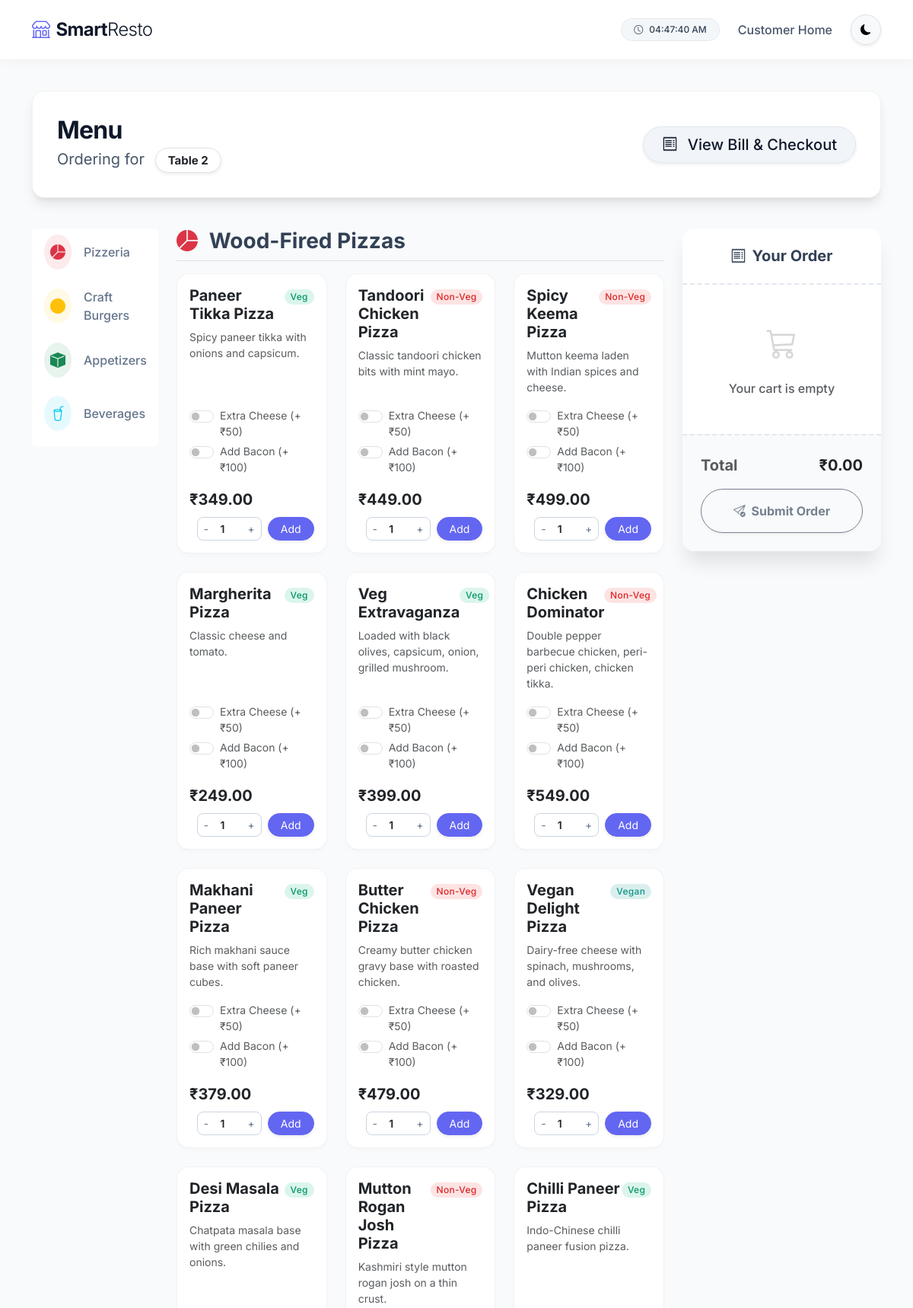
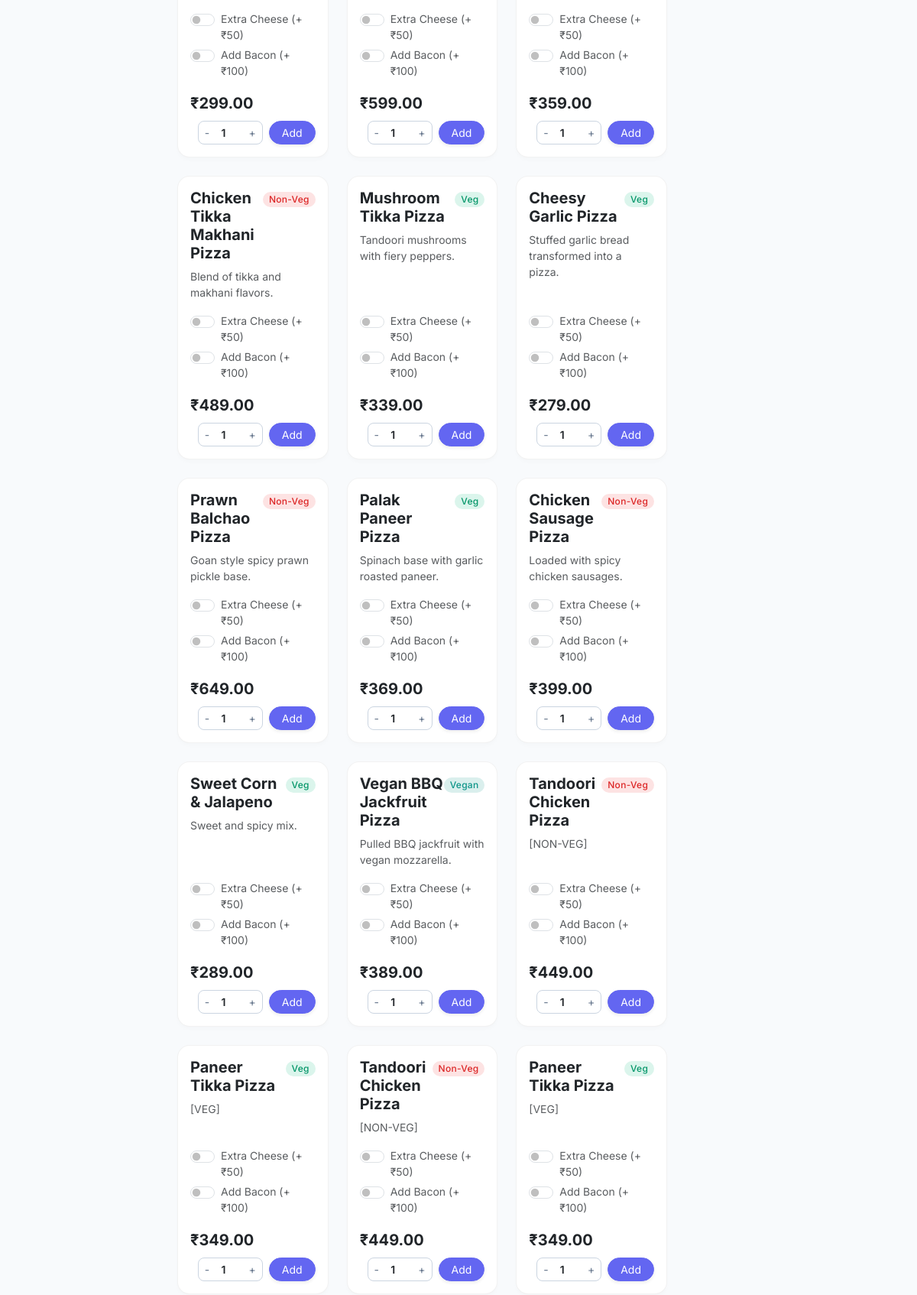
The page /menu/2/ (upper part) on the database its author committed (2 pictures, top to bottom).
### restaurant/models.py (models this page shows, shortened)
class RestaurantTable(models.Model):
    table_number = models.IntegerField(unique=True)
    is_occupied = models.BooleanField(default=False)

class MenuItem(models.Model):
    ITEM_TYPES = [
        ('VEG', 'Vegetarian'),
        ('NON_VEG', 'Non-Vegetarian'),
        ('VEGAN', 'Vegan'),
    ]
    name = models.CharField(max_length=100)
    price = models.DecimalField(max_digits=8, decimal_places=2)
    item_type = models.CharField(max_length=20, choices=ITEM_TYPES)
    description = models.TextField(blank=True)

### restaurant/views.py (the view)
# urls.py: path('menu/<int:table_id>/', views.menu_view, name='menu_page'),
def menu_view(request, table_id):
    table = get_object_or_404(RestaurantTable, table_number=table_id)
    from restaurant.models import MenuItem # Local import to avoid cyclic issues at top if any
    items = MenuItem.objects.all()
    pizzas = [item for item in items if 'Pizza' in item.name or 'Extravaganza' in item.name or 'Dominator' in item.name or 'Sweet Corn' in item.name]
    burgers = [item for item in items if 'Burger' in item.name or 'Mac' in item.name]
    sides = [item for item in items if 'Fries' in item.name or 'Wings' in item.name or 'Bread' in item.name or 'Kebab' in item.name or 'Rings' in item.name or 'Poppers' in item.name or 'Nuggets' in item.name or 'Samosa' in item.name or 'Wedges' in item.name or 'Skewers' in item.name]
    beverages = [item for item in items if item not in pizzas and item not in burgers and item not in sides]
    veg_items = items.filter(item_type='VEG')
    non_veg_items = items.filter(item_type='NON_VEG')
    vegan_items = items.filter(item_type='VEGAN')
    return render(request, 'restaurant/menu.html', {
        'table': table,
        'pizzas': pizzas,
        'burgers': burgers,
        'sides': sides,
        'beverages': beverages,
        'veg_items': veg_items,
        'non_veg_items': non_veg_items,
        'vegan_items': vegan_items
    })

### restaurant/templates/restaurant/menu.html (shortened to what this page needs)
{% extends 'restaurant/base.html' %}
{% block content %}
<div class="toast-container position-fixed top-0 end-0 p-4 mt-5" style="z-index: 1060;">
</div>
<div class="menu-header d-flex flex-column flex-md-row justify-content-between align-items-md-center sticky-top"
    style="top: 1rem; z-index: 1040;">
    <div class="mb-3 mb-md-0">
        <h2 class="fw-bolder mb-1" style="letter-spacing: -0.025em;">Menu</h2>
        <p class="menu-subtitle mb-0 mt-1 fs-5">Ordering for <span
                class="badge bg-white text-dark ms-2 rounded-pill px-3 py-2 shadow-sm border">Table {{table.table_number}}</span></p>
    </div>
    <div>
        <a href="{% url 'payment_page' table.table_number %}"
            class="btn menu-header-btn btn-lg rounded-pill shadow-sm fw-medium px-4"
            onclick="showGlobalSpinner('Generating Bill...')">
            <i class="bi bi-receipt me-2"></i> View Bill & Checkout
        </a>
    </div>
</div>
<div class="row">
    <div class="col-lg-2 mb-4">
        <div class="sticky-top bg-white rounded" style="top: 100px; z-index: 1030;">
            <div
                class="list-group list-group-horizontal-lg flex-lg-column nav-pills-custom overflow-auto mobile-scroll-nav pb-1">
                <a href="#pizzas" class="list-group-item list-group-item-action d-flex align-items-center">
                    <div class="rounded-circle bg-danger bg-opacity-10 p-2 me-3 d-none d-lg-block"><i
                            class="bi bi-pie-chart-fill text-danger fs-5"></i></div> Pizzeria
                </a>
                <a href="#burgers" class="list-group-item list-group-item-action d-flex align-items-center">
                    <div class="rounded-circle bg-warning bg-opacity-10 p-2 me-3 d-none d-lg-block"><i
                            class="bi bi-circle-fill text-warning fs-5"></i></div> Craft Burgers
                </a>
                <a href="#sides" class="list-group-item list-group-item-action d-flex align-items-center">
                    <div class="rounded-circle bg-success bg-opacity-10 p-2 me-3 d-none d-lg-block"><i
                            class="bi bi-box-fill text-success fs-5"></i></div> Appetizers
                </a>
                <a href="#beverages" class="list-group-item list-group-item-action d-flex align-items-center">
                    <div class="rounded-circle bg-info bg-opacity-10 p-2 me-3 d-none d-lg-block"><i
                            class="bi bi-cup-straw text-info fs-5"></i></div> Beverages
                </a>
            </div>
        </div>
    </div>
    <div class="col-lg-7 mb-4">
        {% if pizzas %}
        <div id="pizzas" class="mb-5">
            <h3 class="fw-bold mb-3 border-bottom pb-2"><i class="bi bi-pie-chart-fill text-danger me-2"></i> Wood-Fired
                Pizzas</h3>
            <div class="row row-cols-1 row-cols-md-2 row-cols-xl-3 g-4">
                {% for item in pizzas %}
                <div class="col">
                    <div class="card h-100 item-card">
                        <div class="card-body d-flex flex-column">
                            <div class="d-flex justify-content-between align-items-start mb-2">
                                <h5 class="card-title fw-bold text-dark mb-0">{{ item.name }}</h5>
                                <div>
                                    {% if item.item_type == 'VEG' %}<span
                                        class="badge badge-custom badge-veg">Veg</span>
                                    {% elif item.item_type == 'NON_VEG' %}<span
                                        class="badge badge-custom badge-nonveg">Non-Veg</span>
                                    {% else %}<span class="badge badge-custom badge-vegan">Vegan</span>{% endif %}
                                </div>
                            </div>
                            <p class="card-text text-muted small flex-grow-1">{{ item.description }}</p>
                            <div class="form-check form-switch mb-1">
                                <input class="form-check-input cheese-switch" type="checkbox" id="cheese_{{ item.id }}">
                                <label class="form-check-label small text-muted" for="cheese_{{ item.id }}">Extra Cheese
                                    (+₹50)</label>
                            </div>
                            <div class="form-check form-switch mb-3">
                                <input class="form-check-input bacon-switch" type="checkbox" id="bacon_{{ item.id }}">
                                <label class="form-check-label small text-muted" for="bacon_{{ item.id }}">Add Bacon
                                    (+₹100)</label>
                            </div>
                            <div class="mt-auto d-flex justify-content-between align-items-center flex-wrap gap-2">
                                <span class="fs-5 fw-bold text-dark">₹{{ item.price }}</span>
                                <div
                                    class="d-flex align-items-center flex-wrap gap-2 mt-2 mt-sm-0 w-100 justify-content-end">
                                    <div class="input-group input-group-sm input-group-seamless" style="width: 85px;">
                                        <button class="btn px-2" type="button"
                                            onclick="var inp = document.getElementById('qty_{{ item.id }}'); if(inp.value > 1) inp.value--;">-</button>
                                        <input type="number" class="form-control text-center px-0"
                                            id="qty_{{ item.id }}" value="1" min="1" readonly>
                                        <button class="btn px-2" type="button"
                                            onclick="document.getElementById('qty_{{ item.id }}').value++;">+</button>
                                    </div>
                                    <button class="btn btn-primary-pill btn-sm rounded-pill px-3 order-btn shadow-sm"
                                        data-id="{{ item.id }}" data-name="{{ item.name }}"
                                        data-price="{{ item.price }}" data-type="{{ item.item_type }}">
                                        Add
                                    </button>
                                </div>
                            </div>
                        </div>
                    </div>
                </div>
                {% endfor %}
            </div>
        </div>
        {% endif %}
    </div>
    <div class="col-lg-3">
        <div class="sticky-top" style="top: 100px; z-index: 1020;">
            <div class="cart-receipt">
                <div class="cart-receipt-header text-center">
                    <h5 class="fw-bolder mb-0"><i class="bi bi-receipt me-2"></i>Your Order</h5>
                </div>
                <div class="card-body p-0">
                    <ul id="cartItemsList" class="list-group list-group-flush"
                        style="max-height: 400px; overflow-y: auto;">
                        <li class="list-group-item text-center text-muted py-5" id="emptyCartMsg"
                            style="background: transparent;">
                            <i class="bi bi-cart3 fs-1 opacity-25 mb-3 d-block"></i>
                            <span class="fw-medium">Your cart is empty</span>
                        </li>
                    </ul>
                </div>
                <div class="cart-receipt-footer">
                    <div class="d-flex justify-content-between align-items-center fw-bolder mb-3 fs-5">
                        <span class="text-muted">Total</span>
                        <span id="cartTotalDisplay" class="text-dark">₹0.00</span>
                    </div>
                    <button class="btn btn-primary-pill w-100 fw-bold py-3 shadow-sm rounded-pill" id="submitOrderBtn"
                        disabled>
                        <i class="bi bi-send-check me-1"></i> Submit Order
                    </button>
                </div>
            </div>
        </div>
    </div>
</div>
{% endblock %}

### restaurant/templates/restaurant/base.html (style rules this page uses)
body { font-family: 'Inter', sans-serif; background-color: #f8fafc; color: #334155; }
html { scroll-behavior: smooth; }

### restaurant/templates/restaurant/menu.html (style rules this page uses)
.menu-header { background: #ffffff; color: #0f172a; padding: 2rem; margin-bottom: 2.5rem; border-radius: 1rem; box-shadow: 0 10px 15px -3px rgba(0, 0, 0, 0.1), 0 4px 6px -2px rgba(0, 0, 0, 0.05); border: 1px solid rgba(0, 0, 0, 0.05); transition: all 0.3s ease; }
.menu-subtitle { color: #475569; }
.menu-header-btn { background: #f1f5f9; color: #0f172a; border: 1px solid #e2e8f0; transition: all 0.3s; }
.item-card { border: 1px solid rgba(0, 0, 0, 0.05); border-radius: 1rem; background: #ffffff; box-shadow: 0 4px 6px -1px rgba(0, 0, 0, 0.02); transition: transform 0.2s ease, box-shadow 0.2s ease; display: flex; flex-direction: column; }
.badge-custom { padding: 0.35em 0.65em; border-radius: 2rem; font-weight: 500; font-size: 0.75rem; letter-spacing: 0.025em; }
.badge-veg { background-color: rgba(16, 185, 129, 0.15); color: #059669; }
.badge-nonveg { background-color: rgba(239, 68, 68, 0.15); color: #dc2626; }
.badge-vegan { background-color: rgba(13, 148, 136, 0.15); color: #0d9488; }
.nav-pills-custom .list-group-item { border: none; border-radius: 0.75rem; margin-bottom: 0.5rem; font-weight: 500; color: #64748b; background: transparent; transition: all 0.2s ease; }
.input-group-seamless { border: 1px solid #cbd5e1; border-radius: 0.5rem; overflow: hidden; background: #ffffff; }
.input-group-seamless .btn { border: none; background: transparent; color: #64748b; }
.input-group-seamless input { border: none; box-shadow: none; font-weight: 600; background: transparent !important; color: inherit !important; }
.cart-receipt { background: #ffffff; border-radius: 1rem; border: none; box-shadow: 0 20px 25px -5px rgba(0, 0, 0, 0.1); overflow: hidden; }
.cart-receipt-header { background: transparent; border-bottom: 2px dashed #e2e8f0; padding: 1.5rem; }
.cart-receipt-footer { background: #f8fafc; border-top: 2px dashed #e2e8f0; padding: 1.5rem; }
.mobile-scroll-nav { -ms-overflow-style: none; scrollbar-width: none; }
.btn-primary-pill { background-color: #6366f1; border-color: #6366f1; color: #ffffff; transition: all 0.2s; }

### rows shown on the page
RestaurantTable: table_number "2"
MenuItem: name "Paneer Tikka Pizza", item_type "Veg", description "Spicy paneer tikka with onions and capsicum.", price "349.00"
MenuItem: name "Tandoori Chicken Pizza", item_type "Non-Veg", description "Classic tandoori chicken bits with mint mayo.", price "449.00"
MenuItem: name "Spicy Keema Pizza", item_type "Non-Veg", description "Mutton keema laden with Indian spices and cheese.", price "499.00"
MenuItem: name "Margherita Pizza", item_type "Veg", description "Classic cheese and tomato.", price "249.00"
MenuItem: name "Veg Extravaganza", item_type "Veg", description "Loaded with black olives, capsicum, onion, grilled mushroom.", price "399.00"
MenuItem: name "Chicken Dominator", item_type "Non-Veg", description "Double pepper barbecue chicken, peri-peri chicken, chicken tikka.", price "549.00"
MenuItem: name "Makhani Paneer Pizza", item_type "Veg", description "Rich makhani sauce base with soft paneer cubes.", price "379.00"
MenuItem: name "Butter Chicken Pizza", item_type "Non-Veg", description "Creamy butter chicken gravy base with roasted chicken.", price "479.00"
MenuItem: name "Vegan Delight Pizza", item_type "Vegan", description "Dairy-free cheese with spinach, mushrooms, and olives.", price "329.00"
MenuItem: name "Desi Masala Pizza", item_type "Veg", description "Chatpata masala base with green chilies and onions.", price "299.00"
MenuItem: name "Mutton Rogan Josh Pizza", item_type "Non-Veg", description "Kashmiri style mutton rogan josh on a thin crust.", price "599.00"
MenuItem: name "Chilli Paneer Pizza", item_type "Veg", description "Indo-Chinese chilli paneer fusion pizza.", price "359.00"
MenuItem: name "Chicken Tikka Makhani Pizza", item_type "Non-Veg", description "Blend of tikka and makhani flavors.", price "489.00"
MenuItem: name "Mushroom Tikka Pizza", item_type "Veg", description "Tandoori mushrooms with fiery peppers.", price "339.00"
MenuItem: name "Cheesy Garlic Pizza", item_type "Veg", description "Stuffed garlic bread transformed into a pizza.", price "279.00"
MenuItem: name "Prawn Balchao Pizza", item_type "Non-Veg", description "Goan style spicy prawn pickle base.", price "649.00"
MenuItem: name "Palak Paneer Pizza", item_type "Veg", description "Spinach base with garlic roasted paneer.", price "369.00"
MenuItem: name "Chicken Sausage Pizza", item_type "Non-Veg", description "Loaded with spicy chicken sausages.", price "399.00"
MenuItem: name "Sweet Corn & Jalapeno", item_type "Veg", description "Sweet and spicy mix.", price "289.00"
MenuItem: name "Vegan BBQ Jackfruit Pizza", item_type "Vegan", description "Pulled BBQ jackfruit with vegan mozzarella.", price "389.00"
MenuItem: name "Tandoori Chicken Pizza", item_type "Non-Veg", description "[NON-VEG]", price "449.00"
MenuItem: name "Paneer Tikka Pizza", item_type "Veg", description "[VEG]", price "349.00"
MenuItem: name "Tandoori Chicken Pizza", item_type "Non-Veg", description "[NON-VEG]", price "449.00"
MenuItem: name "Paneer Tikka Pizza", item_type "Veg", description "[VEG]", price "349.00"
